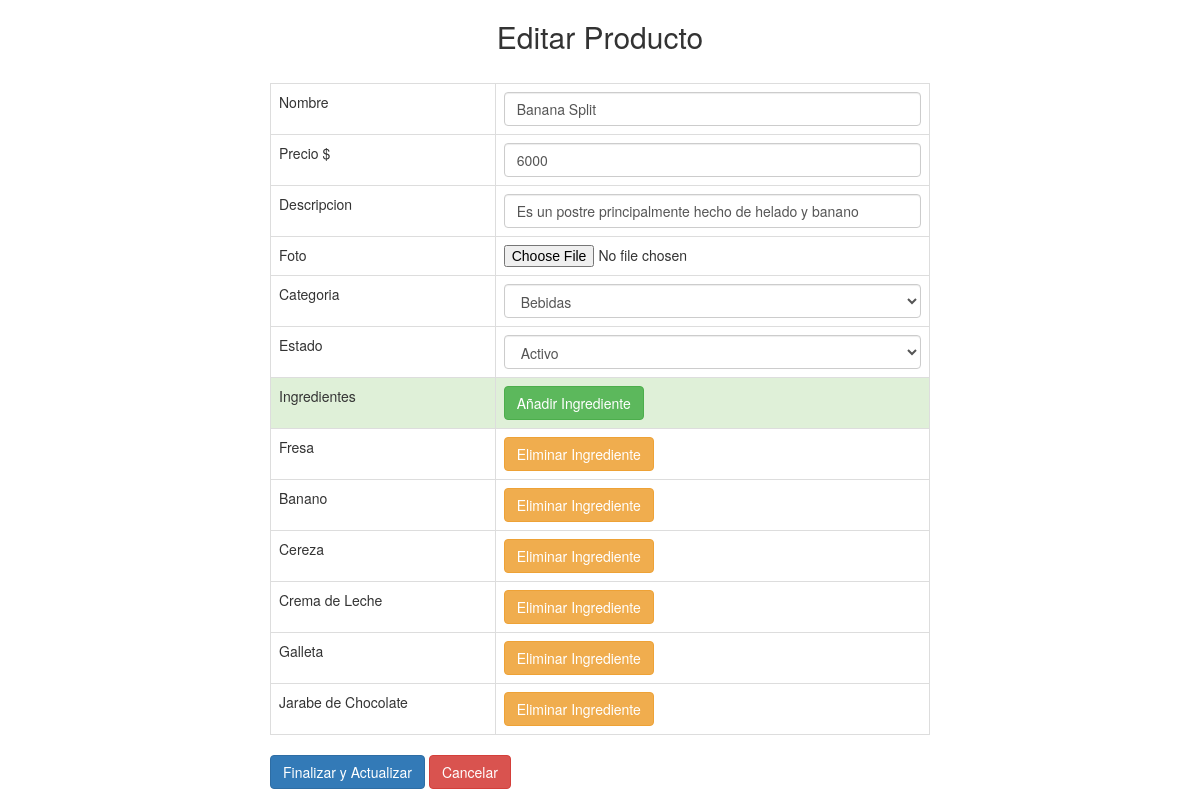
The app's page /Controlador/Administrador/editar_producto.php?id_prod=1 (signed in) with its own data.
### tables this page shows
CREATE TABLE IF NOT EXISTS `producto` (
  `cod_producto` int(11) NOT NULL AUTO_INCREMENT,
  `Nom_pro` varchar(45) NOT NULL,
  `Prec_pro` decimal(10,0) NOT NULL,
  `Desc_pro` varchar(200) NOT NULL,
  `img_pro` varchar(45) NOT NULL,
  `estado_pro` tinyint(1) NOT NULL,
  `fecha_ingreso` datetime NOT NULL,
  `Categoriadelproducto_Nom_cat` varchar(45) NOT NULL,
  PRIMARY KEY (`cod_producto`),
  KEY `fk_Producto_Categoriadelproducto1_idx` (`Categoriadelproducto_Nom_cat`)
);

CREATE TABLE IF NOT EXISTS `ingrediente` (
  `cod_ingrediente` int(11) NOT NULL AUTO_INCREMENT,
  `Nom_ing` varchar(45) NOT NULL,
  `Valor_ing` decimal(10,0) NOT NULL,
  `cant_existente` int(11) NOT NULL,
  `Stock_max` int(11) NOT NULL,
  `Stock_min` int(11) NOT NULL,
  `Estado_ing` tinyint(1) NOT NULL,
  `Peso_ing` int(11) DEFAULT NULL,
  `Proveedor_IdPROVEEDOR` int(11) NOT NULL,
  PRIMARY KEY (`cod_ingrediente`),
  KEY `fk_Ingrediente_Proveedor1_idx` (`Proveedor_IdPROVEEDOR`)
);

### Controlador/Administrador/editar_producto.php (the view, shortened to what this page needs)
<!DOCTYPE html>
<html>
<head>
	<link rel="stylesheet" href="../../Vista/Administrador/css/bootstrap.min.css" />
</head>
<body>
	<?php
		require("../../Modelo/conexion.php");
			$codd = $_GET['id_prod'];
		  	$sqll = "SELECT * FROM producto WHERE cod_producto = $codd";
		  	foreach (mysqli_query($con, $sqll) as $row) {
		  		 ?>
				<h2 align="center">Editar Producto</h2><br />
				<form enctype="multipart/form-data" action="#" method="post" style="margin: auto; max-width: 55%;">
					<div class="table-responsive">
						<table class="table table-bordered" id="dynamic_field">
							<tr>
								<td>Nombre</td>
								<td><input type="text" name="nombre" value="<?php echo $row['Nom_pro']; ?>" class="form-control name_list" onkeypress="return soloLetras(event)" required>
									<input type="text" name="id_produ" value="<?php echo $row['cod_producto']; ?>" style="display: none;" ></td>
							</tr>
							<tr>
								<td>Precio $</td>
								<td><input type="text" name="precio" value="<?php echo $row['Prec_pro']; ?>" class="form-control name_list" required></td>
							</tr>
							<tr>
								<td>Descripcion</td>
								<td><input type="text" name="desc" value="<?php echo $row['Desc_pro']; ?>" class="form-control name_list" onkeypress="return soloLetras(event)" required></td>
							</tr>
							<tr>
								<td>Foto</td>
								<td><input type="file" name="Foto_prod">
								<input type="text" name="Foto_prod2" value="<?php echo $row['img_pro']; ?>" style="display: none;" ></td>
							</tr>
							<tr>
								<td>Categoria</td>
								<td>
								<select class="form-control" name="categoria" >
                                    <?php
                                    $sqli = "SELECT * from categoriadelproducto";
                                    foreach (mysqli_query($con, $sqli) as $row1) {
                                        echo '<option value="' . $row1['Nom_cat'] . '">' . $row1['Nom_cat'] . '</option>';
                                    }
                                    ?>
                                </select>
                                </td>
							</tr>
							<tr>
								<td>Estado</td>
								<td>
									<select class="form-control" name="estado_pro">
									  <option value="1" <?php if($row['estado_pro'] == 1){ echo "selected"; }?> >Activo</option>
									</select>
								</td>
							</tr>
							<tr class="success">
								<td>Ingredientes</td>
								<td><button type="button" name="add" id="add" class="btn btn-success">Añadir Ingrediente</button></td>
							</tr>
                                    <?php
                                    $sql22 = "SELECT t1.cod_ingrediente, t1.Nom_ing  from ingrediente as t1 JOIN producto_has_ingrediente as t2 on (t1.cod_ingrediente = t2.Ingrediente_cod_ingrediente) WHERE t2.Producto_cod_producto = $codd";
                                    foreach (mysqli_query($con, $sql22) as $row2) { ?>
                                    <tr>
                                    <td>
                                    	<?php echo $row2['Nom_ing']; ?>
                                	</td>
                                	<td>
                                		<form action="#" method="get">
								  			<input type="submit" name="eliminar_ing" class="btn btn-warning" value="Eliminar Ingrediente">
								  		</form>
                                	</td>
                                	</tr>
                                    <?php } ?>
						</table>
						<input type="submit" name="actualizar_prod" class="btn btn-primary" value="Finalizar y Actualizar">
						<a href="../../Vista/Administrador/ver_productos.php" class="btn btn-danger" style="color: white;">Cancelar</a>
					</div>
				</form>
				<?php } ?>
</body>
</html>

### Controlador/Administrador/editar_producto.php (style rules this page uses)
body { background-image: url(../../Vista/Administrador/img/fondo.jpg); }

### records on screen
producto: nombre "Banana Split", precio "6000", desc "Es un postre principalmente hecho de helado y banano", estado_pro "Activo"
ingrediente: Nom_ing "Fresa"
ingrediente: Nom_ing "Banano"
ingrediente: Nom_ing "Cereza"
ingrediente: Nom_ing "Crema de Leche"
ingrediente: Nom_ing "Galleta"
ingrediente: Nom_ing "Jarabe de Chocolate"

### other values on screen
form field categoria "Bebidas"
